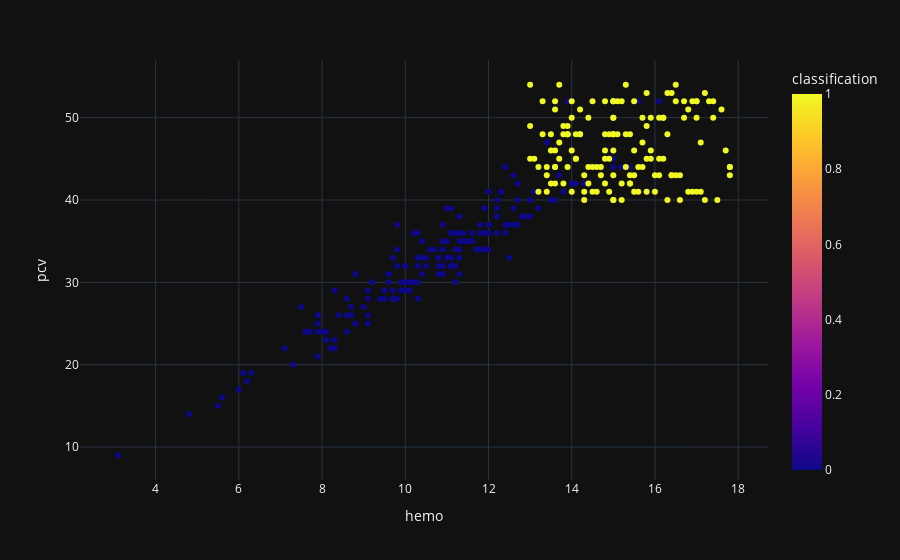

Notebook source saved alongside this figure:
### Code cell
scatter('hemo','pcv')

### Figure 1 — Plotly figure (JSON) as saved in the notebook; plotly's stock layout.template omitted (floating-point values rounded to 4 significant figures; data arrays with more than 128 entries replaced by an {"elided": "..."} marker saying what was removed)
{"data": [{"hovertemplate": "hemo=%{x}<br>pcv=%{y}<br>classification=%{marker.color}<extra></extra>", "legendgroup": "", "marker": {"color": {"elided": "400 int values"}, "coloraxis": "coloraxis", "symbol": "circle"}, "mode": "markers", "name": "", "orientation": "v", "showlegend": false, "type": "scatter", "x": {"elided": "400 float values"}, "xaxis": "x", "y": {"elided": "400 int values"}, "yaxis": "y"}], "layout": {"coloraxis": {"colorbar": {"title": {"text": "classification"}}, "colorscale": [[0, "#0d0887"], [0.1111, "#46039f"], [0.2222, "#7201a8"], [0.3333, "#9c179e"], [0.4444, "#bd3786"], [0.5556, "#d8576b"], [0.6667, "#ed7953"], [0.7778, "#fb9f3a"], [0.8889, "#fdca26"], [1, "#f0f921"]]}, "legend": {"tracegroupgap": 0}, "margin": {"t": 60}, "xaxis": {"anchor": "y", "domain": [0, 1], "title": {"text": "hemo"}}, "yaxis": {"anchor": "x", "domain": [0, 1], "title": {"text": "pcv"}}}}
